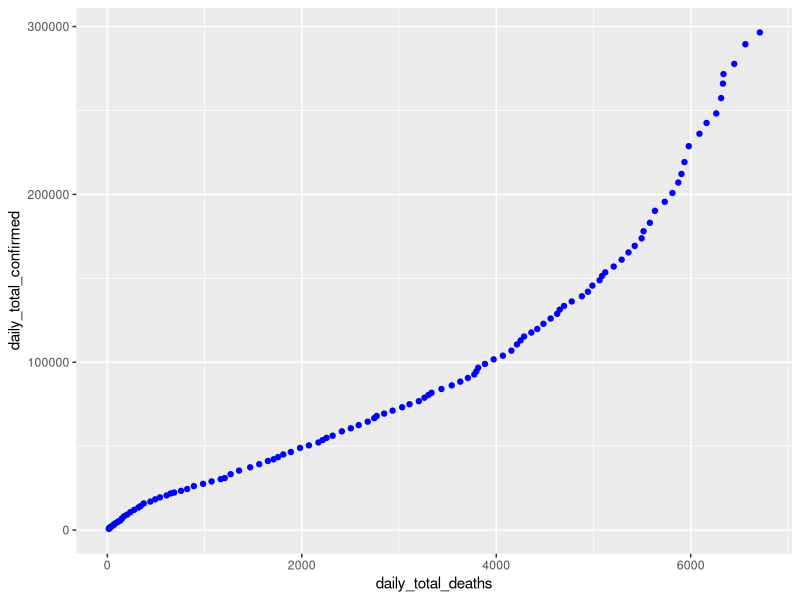
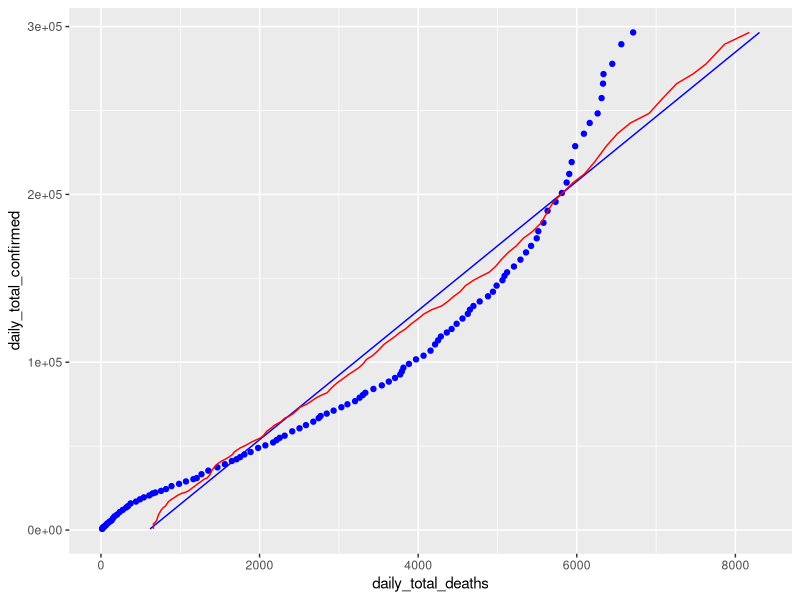
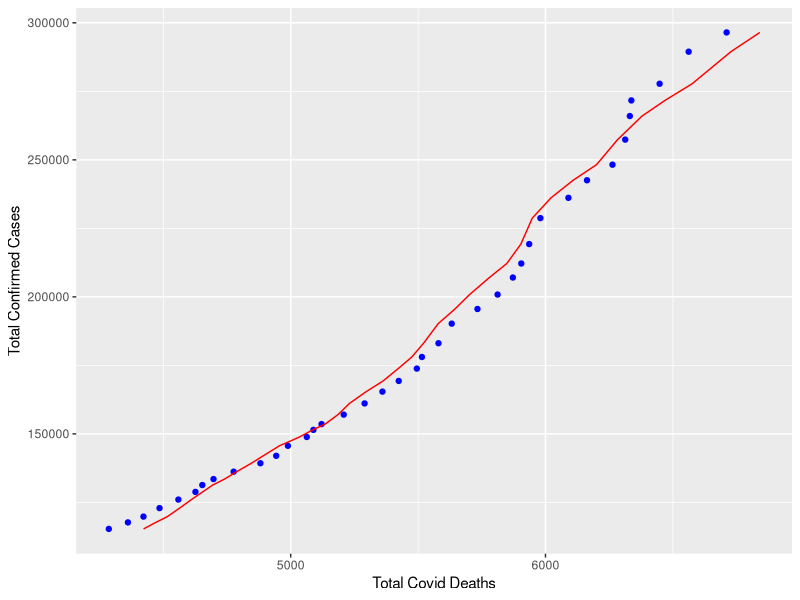
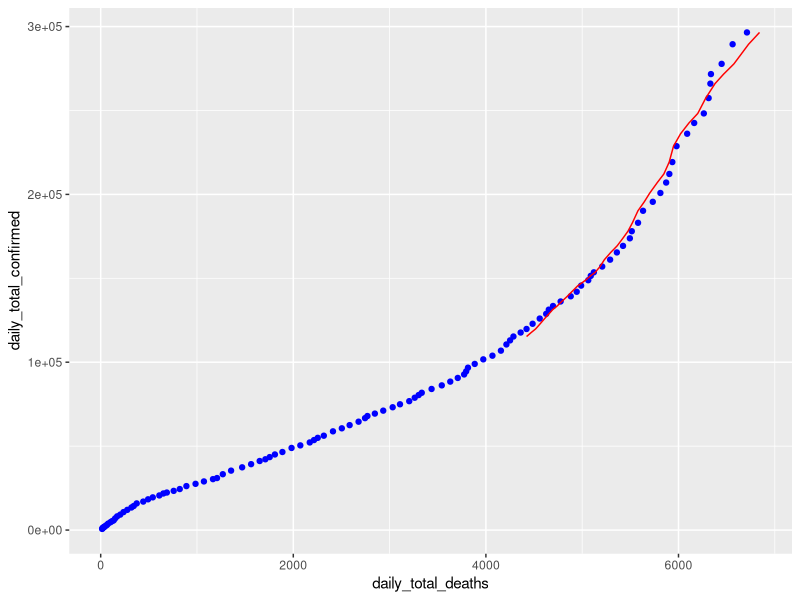
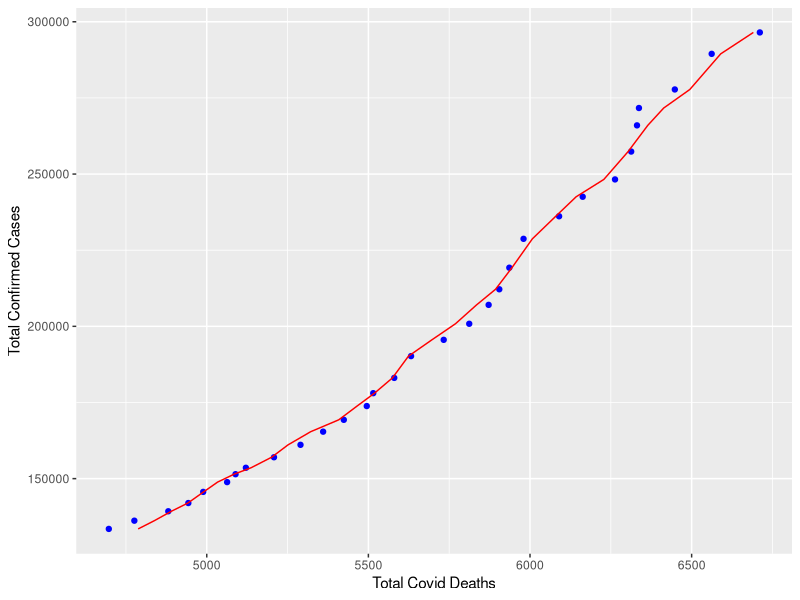

Reproduce these figures in R, in order.
library(ggplot2)

build_offset_columns <- function(input_df,target_col,range_vector){
  
  ### Unlist the Target column to get a vector. Otherwise we spin our wheels in a df
  process_col <- unlist(input_df[target_col])
  
  #### Build a series of columns that offset the values of the target_col by the range vector
  for (offset_count in 1:length(range_vector))
  {
    offset_value <- range_vector[offset_count]
    i <- 0
    offset_col <- sapply(process_col,function(x){
      i <<- i + 1
      ### Return nothing for first 21 days
      if (i <= offset_value) { return(0) }
      return(process_col[i-offset_value])
      
    },simplify="array")
    
    thisColName <- paste("offset_",offset_value,sep="")
    
    input_df <- cbind(input_df,offset_col)
    
    colnames(input_df)[length(colnames(input_df))] <- thisColName
    
    
  }### END each vector elements
  
  return(input_df)  
  
}### END build_minus_column


## Set the working directory to the root of your DSC 520 directory
setwd("C:\\Users\\newcomb\\DSCProjects\\DSC\\covid")
#setwd("L:\\stonk\\projects\\DSC\\DSC\\covid")

### Read CSV 

#ca_hospital_df <- read.csv("final_CA_Hospital.csv")
ca_covid_df <- read.csv("final_CA_Confirmed.csv")
#ca_population_df <- read.csv("final_CA_county_population.csv")
#ca_demo_df <- read.csv("Final_CA_Race_Demographic.csv")

### strip first column which duplicates row Index.It's a write.CSV thing
#ca_hospital_df   <- ca_hospital_df[,2:length(ca_hospital_df)]
ca_covid_df      <- ca_covid_df[,2:length(ca_covid_df)]
#ca_population_df <- ca_population_df[,2:length(ca_population_df)]
#ca_demo_df       <- ca_hospital_df[,2:length(ca_demo_df)]

#tail(ca_hospital_df)
#tail(ca_covid_df)
#tail(ca_population_df)
#tail(ca_demo_df)

### Split counties into separate groups counties > 2% and less than
#counties_by_size_index <- order(ca_population_df$population,decreasing = TRUE)
#counties_biggest_index <- counties_by_size_index[1:12] 
#counties_smallest_index <-counties_by_size_index[13:length(counties_by_size_index)] 

### Get Names of Biggest counties by population
#counties_biggest_names <- sapply(counties_biggest_index, function(x){
#  return(ca_population_df$county[x])
#},simplify = "array")
#counties_biggest_names

### Get Names of Smallest counties by population
#counties_smallest_names <- sapply(counties_smallest_index, function(x){
#  return(ca_population_df$county[x])
#},simplify = "array")
#counties_smallest_names

## Fit a linear model between confirmed and deaths
covid_base_lm <-  lm(totalcountdeaths ~ totalcountconfirmed, data=ca_covid_df)

## View the summary of your model using `summary()`
summary(covid_base_lm)
sqrt(.9753)

### Raw plot prediction of confirmed vs deaths
## Creating predictions using `predict()`
#covid_base_predict_df <- data.frame(totalcountdeaths = predict(covid_base_lm, newdata=ca_covid_df), totalcountconfirmed=ca_covid_df$totalcountconfirmed)

############################################################
### build statewide Numbers - daily_covid_df
############################################################

#### Crunch the data frame to daily sums
covid_dates <- unique(ca_covid_df$date)

### build statewide confirmed numbers
daily_total_confirmed <- sapply(covid_dates,function(x){
  ### Build data frame for each date
  this_df <- (ca_covid_df [which(ca_covid_df$date == x),])
  ### Sum confirmed for daily total
  return(sum(this_df$totalcountconfirmed) )
},simplify="array")

daily_total_deaths <- sapply(covid_dates,function(x){
  this_df <- (ca_covid_df [which(ca_covid_df$date == x),])
  ### Sum deaths for daily total
  return(sum(this_df$totalcountdeaths) )
},simplify="array")

#### Assign friendly date column name
date <- covid_dates

#### Build summarized totals by date
daily_covid_df <- data.frame(date,daily_total_confirmed,daily_total_deaths)

#############################################################
### Correlation
#############################################################
ggplot(data = daily_covid_df, aes(y = daily_total_confirmed, x = daily_total_deaths)) + geom_point(color='blue') +
  scale_y_continuous(labels = function(x) format(x, scientific = FALSE))

cor(daily_covid_df$daily_total_confirmed,daily_covid_df$daily_total_deaths)


############################################################
### build confirmed offset columns from 1 to 21
############################################################
daily_covid_df
offset_daily_df <- build_offset_columns(daily_covid_df,"daily_total_confirmed",8:30)

### Correlate Daily Total row
### Looking for column with highest correlation value
### Looks like offset_9 
cor(offset_daily_df[2:length(colnames(offset_daily_df))])[2,]


############################################################
############################################################
############################################################
### Modeling:
### Build Linear Models here
############################################################
############################################################
############################################################

### Base Model comparing confirmed and deaths on the same day. There is a lag between the two
### Predicting: Deaths based on confirmed
state_CD_base_lm <-  lm(daily_total_deaths ~ daily_total_confirmed, data=offset_daily_df)


### Created Prediction data frame using the base model
### Build prediction based on Model
### State Confirmed/Deaths - state_CD_base_predict_df
state_CD_base_predict_df <- data.frame(
  daily_total_deaths = predict(state_CD_base_lm, 
                               newdata=offset_daily_df), 
  daily_total_confirmed=offset_daily_df$daily_total_confirmed)

### Analyze Base mode
## View the summary of your model using `summary()`
summary(state_CD_base_lm)
sqrt(.9467) ## R=.9729851

#### Get residuals from prediction
base_residual <- offset_daily_df$daily_total_deaths - state_CD_base_predict_df$daily_total_deaths
### Base Error
base_residual <- sum(base_residual^2)

### Build Model off of offset_9. This offset had the highest correlation value between confirmed and deaths.
state_CD_offset_9_lm <-  lm(daily_total_deaths ~ offset_9, data=offset_daily_df)

### Created Prediction data frame using offset_15
### Build prediction based on Model
state_CD_offset_9_predict_df <- data.frame(
  daily_total_deaths = predict(state_CD_offset_9_lm, 
                               newdata=offset_daily_df), 
  daily_total_confirmed=offset_daily_df$daily_total_confirmed)

### Analyze Offset_9
## View the summary of your model using `summary()`
summary(state_CD_offset_9_lm)
sqrt(.9619) ## R=0.980765

#### Get residuals from prediction - Subtract Death data from death prediction
offset_9_residual <- offset_daily_df$daily_total_deaths - state_CD_offset_9_predict_df$daily_total_deaths
### Base Error
offset_9_residual <- sum(offset_9_residual^2)

offset_9_residual


### Build Model off of offset_15. The given time from infection to death is 21 days. 5 days from infection to symptom.
### Assume quick testing, and 3 days turn around. Which is pretty optimistic but a good starting place
state_CD_offset_15_lm <-  lm(daily_total_deaths ~ offset_15, data=offset_daily_df)

### Created Prediction data frame using offset_15
### Build prediction based on Model
state_CD_offset_15_predict_df <- data.frame(
  daily_total_deaths = predict(state_CD_offset_15_lm, 
                               newdata=offset_daily_df), 
  daily_total_confirmed=offset_daily_df$daily_total_confirmed)


### Analyze Offset_15
## View the summary of your model using `summary()`
summary(state_CD_offset_15_lm)
sqrt(.9564) ## R=0.9779571

#### Get residuals from prediction - Subtract Death data from death prediction
offset_15_residual <- offset_daily_df$daily_total_deaths - state_CD_offset_15_predict_df$daily_total_deaths
### Base Error
offset_15_residual <- sum(offset_15_residual^2)

### TRUE! Less Error than base Model, but visually....not quite aligning
offset_15_residual < base_residual


############################################################
############################################################
############################################################
### plotting:
############################################################
############################################################
############################################################

######################################################################################
#### Verify work with Plot
######################################################################################
## Blue Base plot: Confirmed by deaths over time -
## Red Offset_9
## Black Offset_16
ggplot(data = offset_daily_df, aes(y = daily_total_confirmed, x = daily_total_deaths)) +
  geom_point(color='blue') +
  geom_line(color='blue',data = state_CD_base_predict_df, aes(y=daily_total_confirmed, x=daily_total_deaths)) +
  geom_line(color='red',data = state_CD_offset_9_predict_df, aes(y=daily_total_confirmed, x=daily_total_deaths)) 
  #geom_line(color='black',data = state_CD_offset_15_predict_df, aes(y=daily_total_confirmed, x=daily_total_deaths)) 


######################################################################################
#### Analysis: The model holds pretty well until 4500 deaths. Let's examine that.
#### The Death to confirmed ration shifts significant starting in June.
#### Let's model based on post June Data
######################################################################################

############################################################
############################################################
############################################################
### Modeling: Post June
############################################################
############################################################
############################################################

june_offset_df <- offset_daily_df[76:nrow(offset_daily_df),]

### Base Model comparing confirmed and deaths for Post June data
### Predicting: Deaths based on confirmed
june_CD_base_lm <-  lm(daily_total_deaths ~ daily_total_confirmed, data=june_offset_df)


############################################################################
### Created Prediction data frame using the base model
### Build prediction based on Model
### State Confirmed/Deaths - state_CD_base_predict_df
############################################################################
june_CD_base_predict_df <- data.frame( date=june_offset_df$date,
  daily_total_deaths = predict(june_CD_base_lm, 
                               newdata=june_offset_df), 
  daily_total_confirmed=june_offset_df$daily_total_confirmed)

### Analyze Base mode
## View the summary of your model using `summary()`
summary(june_CD_base_lm)
sqrt(.9623) ## R=.9809689

#### Get residuals from prediction
june_base_residual <- june_offset_df$daily_total_deaths - june_CD_base_predict_df$daily_total_deaths
### Base Error
june_base_residual <- sum(june_base_residual^2)

### Look at offset Correlations for post June
### Offset 13 Has the highest correlation for post June
cor(june_offset_df[2:length(colnames(june_offset_df))])[2,]

############################################################################
### Build Offset 9 Model and Data Set
### Base Model comparing confirmed and deaths for Post June data
### Predicting: Deaths based on confirmed
############################################################################
june_CD_offset_9_lm <-  lm(daily_total_deaths ~ offset_9, data=june_offset_df)

summary(june_CD_offset_9_lm)
sqrt(.9899) ## R=.9949372

june_CD_offset_9_predict_df <- data.frame( date=june_offset_df$date,
  daily_total_deaths = predict(june_CD_offset_9_lm, 
                               newdata=june_offset_df), 
  daily_total_confirmed=june_offset_df$daily_total_confirmed)

#### Get residuals from prediction
june_offset_9_residual <- june_offset_df$daily_total_deaths - june_CD_offset_9_predict_df$daily_total_deaths
### Base Error
june_offset_9_residual <- sum(june_offset_9_residual^2)

############################################################################
### Build Offset 13 Model and Data Set
### Base Model comparing confirmed and deaths for Post June data
### Predicting: Deaths based on confirmed
############################################################################
june_CD_offset_13_lm <-  lm(daily_total_deaths ~ offset_13, data=june_offset_df)

summary(june_CD_offset_13_lm)
sqrt(.9957) ## R=.9978477

june_CD_offset_13_predict_df <- data.frame(date=june_offset_df$date,
  daily_total_deaths = predict(june_CD_offset_13_lm, 
                               newdata=june_offset_df), 
  daily_total_confirmed=june_offset_df$daily_total_confirmed)

#### Get residuals from prediction
june_offset_13_residual <- june_offset_df$daily_total_deaths - june_CD_offset_13_predict_df$daily_total_deaths
### Base Error
june_offset_13_residual <- sum(june_offset_13_residual^2)

############################################################################
### Build Offset 14 Model to test our assumptions that there is more error
############################################################################
june_CD_offset_14_lm <-  lm(daily_total_deaths ~ offset_14, data=june_offset_df)

summary(june_CD_offset_14_lm)
sqrt(.9957) ## R=.9978477

june_CD_offset_14_predict_df <- data.frame(date=june_offset_df$date,
  daily_total_deaths = predict(june_CD_offset_14_lm, 
                               newdata=june_offset_df), 
  daily_total_confirmed=june_offset_df$daily_total_confirmed)

#### Get residuals from prediction
june_offset_14_residual <- june_offset_df$daily_total_deaths - june_CD_offset_14_predict_df$daily_total_deaths
### Base Error
june_offset_14_residual <- sum(june_offset_14_residual^2)


june_base_residual 
june_offset_9_residual
june_offset_13_residual
june_offset_14_residual

############################################################
############################################################
############################################################
### plotting: Post June
############################################################


######################################################################################
#### Verify work with Plot############################################################
############################################################
######################################################################################
## Blue Base plot: Confirmed by deaths over time -
## Red Offset_9
## Black Offset_16
ggplot(data = june_offset_df, aes(y = daily_total_confirmed, x = daily_total_deaths)) + geom_point(color='blue') +
  scale_y_continuous(labels = function(x) format(x, scientific = FALSE)) +
#  geom_line(color='blue'  ,data = june_CD_base_predict_df,      aes(y=daily_total_confirmed, x=daily_total_deaths)) +
  geom_line(color='red'   ,data = june_CD_offset_14_predict_df, aes(y=daily_total_confirmed, x=daily_total_deaths)) +
  xlab("Total Covid Deaths") + ylab("Total Confirmed Cases")


ggplot(data = offset_daily_df, aes(y = daily_total_confirmed, x = daily_total_deaths)) + geom_point(color='blue') +
  geom_line(color='red'   ,data = june_CD_offset_14_predict_df, aes(y=daily_total_confirmed, x=daily_total_deaths)) 

nrow(june_CD_offset_14_predict_df)

### Average Deaths per confirmed from 14 days prior
mean(june_CD_offset_14_predict_df$daily_total_deaths / june_CD_offset_14_predict_df$daily_total_confirmed)

sum(june_offset_df$daily_total_deaths)^2
june_offset_14_residual
## Number of observations
## method: str(heights_df)
n <- nrow(june_offset_df)
## Number of regression parameters
p <- 2
## Corrected Degrees of Freedom for Model (p-1)
dfm <- p-1
## Degrees of Freedom for Error (n-p)
dfe <- n-p
## Corrected Degrees of Freedom Total:   DFT = n - 1
dft <- n-1

## Corrected Sum of Squares for Model
## Calculate Sum of the Squares for the prediction model. Greater the number, the greater the error.
ssm <- sum((mean(june_offset_df$daily_total_deaths) - june_CD_offset_14_predict_df$daily_total_deaths)^2)
ssm
### Sum Squared of the errors.
### The difference between total deaths and predicted deaths
### squared and summed
sse <- june_offset_df$daily_total_deaths - june_CD_offset_14_predict_df$daily_total_deaths
sse <- sse^2
sse <- sum(sse)
sse

## Mean of Squares for Error:   MSE = SSE / DFE
mse <- sse / dfe


build_rolling_offset <- function(input_df,rolling_days){
  
  
  ### Find the best offset covariance over a period of rolling days
  output_vector <- c()  
  output_vector2 <- c()  
  mse_vector <- c()
  
  ### Loop through input data frame
  for (i in 1:nrow(input_df)){
    if (i <= rolling_days) {
      output_vector2 <- append(output_vector2,0) 
      mse_vector <- append(mse_vector,0)
      next
    }
    #output_vector <- append(output_vector,1) 
    ### Get a subset of the input_df i - rolling_days
    #print(input_df[(i- rolling_days):i,])
    #offset_daily_df[76:nrow(offset_daily_df),]
    #print(temp_df)
    #print(cor(input_df[2:length(input_df)]) )
    #covResponse <- cov(input_df[2:length(input_df)])[2,] 
    #corResposnse <- cor(input_df[2:length(input_df) ],method=c("pearson"))[2,]
    #print(covResponse)
    #print(corResposnse)
    
    temp_df <- input_df[(i - rolling_days):i,2:length(input_df)]
    
    least_residual <- -1
    least_offset <- ""
    most_cor <- -1
    most_cor_offset <- ""
    ### Build Residuals for each offset Column
    ### Loop through each offset column

    tempCor <- (cor(temp_df)[2,])
    #print(max(tempCor[3:length(tempCor)]))
    for (q in 3:length(tempCor)){
      #print(tempCor[q])
      if (most_cor == -1 ){ 
        most_cor <- tempCor[q] 
        most_cor_offset <- colnames(temp_df)[q]
        next
      }
      if (tempCor[q] > most_cor){
        most_cor <- tempCor[q] 
        most_cor_offset <- colnames(temp_df)[q]
      }
      
    }
    #print("Most_cor")
    #print(most_cor)
    #print("Most_cor_offset")
    #print(most_cor_offset)
    #print(temp_df[most_cor_offset])
    
    ## Build a linear model prediction based on suggested offset.
    ## calculate the error of the prediction
    
    temp_lm <-  lm(daily_total_deaths ~ offset_14, data=temp_df)
    
    #print(summary(temp_lm))
    
    temp_predict_df <- data.frame( 
                      daily_total_deaths = predict(temp_lm, newdata=temp_df), 
                      daily_total_confirmed=temp_df[most_cor_offset])
    
    #### Get residuals from prediction
    temp_residual <- temp_df$daily_total_deaths - temp_predict_df$daily_total_deaths
    
    ### Base Error
    temp_residual <- sum(temp_residual^2)
    
    
    sse <- temp_df$daily_total_deaths - temp_predict_df$daily_total_deaths
    sse <- sse^2
    sse <- sum(sse)
    sse
    
    
    ## Degrees of Freedom for Error (n-p)
    dfe <- rolling_days-2
    
    #print(sse/dfe)
    
    
    ## Mean of Squares for Error:   MSE = SSE / DFE
    mse <- sse / dfe
    
    #print(temp_residual)
    #print(actual_values)
    
    #print(temp_residual / dfe)
    #daily_total_deaths
    
    
    output_vector2 <- append(output_vector2,most_cor_offset) 
    mse_vector <- append(mse_vector,mse)
    
    
    
    }### END Each data frame row
  
  

  min_mse <- min(mse_vector[(mse_vector > 0)])
  
  offset_error <- c()
  
  for (i in 1:length(mse_vector)) {
    if (mse_vector[i] == 0 ){
      offset_error <- append(offset_error,0)
      next
    }
    offset_error <- append(offset_error,min_mse/mse_vector[i])
    
  }
  
  return(data.frame(date = input_df$date,mse=mse_vector,error=offset_error,offset=output_vector2))
  #eval(parse(text=command))
  
  
}### END build rolling offset
offset_df <- build_rolling_offset(offset_daily_df,30)
offset_df
min_mse <- min(offset_df[offset_df$mse > 0,]$mse)

error_offset <- vapply(offset_df$mse,function(x){
  if (x == 0) {return(x)}
  return(mse/x)
},numeric(1))

### Build model for last 30 days
last_offset <- offset_df$offset[nrow(offset_df)]

rowCount <- nrow(offset_daily_df)
startIndex <- rowCount - 30

### get last 30 days of 
temp_df <- offset_daily_df[startIndex:rowCount,]
temp_df
last_month_df <- data.frame( date = temp_df$date,  
                             daily_total_confirmed = temp_df$daily_total_confirmed,
                             daily_total_deaths = temp_df$daily_total_deaths,
                             "offset" = temp_df[last_offset])

colnames(last_month_df) <- c("date","daily_total_confirmed","daily_total_deaths","offset")

tail(last_month_df)

last_month_lm <-  lm(daily_total_deaths ~ offset, data=last_month_df)


summary(last_month_lm)
sqrt(.9899) ## R=.9949372

last_month_predict_df <- data.frame( 
                                      date=last_month_df$date,
                                     actual_deaths=last_month_df$daily_total_deaths,
                                     daily_total_deaths = predict(last_month_lm, newdata=last_month_df), 
                                     daily_total_confirmed=last_month_df$daily_total_confirmed           
                                    )

ggplot(data = last_month_df, aes(y = daily_total_confirmed, x = daily_total_deaths)) + geom_point(color='blue') +
  scale_y_continuous(labels = function(x) format(x, scientific = FALSE)) +
  #  geom_line(color='blue'  ,data = june_CD_base_predict_df,      aes(y=daily_total_confirmed, x=daily_total_deaths)) +
  geom_line(color='red'   ,data = last_month_predict_df, aes(y=daily_total_confirmed, x=daily_total_deaths)) +
  xlab("Total Covid Deaths") + ylab("Total Confirmed Cases")


last_month_predict_df

last_month_predict_df

absolute_error <- abs(last_month_predict_df$actual_deaths - last_month_predict_df$daily_total_deaths)

min(absolute_error / last_month_predict_df$actual_deaths)
max(absolute_error / last_month_predict_df$actual_deaths)
mean(absolute_error / last_month_predict_df$actual_deaths)

mean(absolute_error)
max(absolute_error)
min(absolute_error)
median(sort(absolute_error))

fatality_vector <- last_month_predict_df$daily_total_deaths / last_month_predict_df$daily_total_confirmed

median(fatality_vector)
min(fatality_vector)
maxError <- max(fatality_vector)
mean(fatality_vector)

last_month_predict_df

277774 * mean(fatality_vector)
last_month_predict_df$daily_total_confirmed * mean(fatality_vector)
mean(fatality_vector)

mean(last_month_predict_df$daily_total_deaths  / last_month_predict_df$daily_total_confirmed)
min(last_month_predict_df$daily_total_deaths  / last_month_predict_df$daily_total_confirmed)
max(last_month_predict_df$daily_total_deaths  / last_month_predict_df$daily_total_confirmed)

last_month_predict_df$daily_total_confirmed * (max(last_month_predict_df$daily_total_deaths  / last_month_predict_df$daily_total_confirmed))
simple_estimate_deaths <- last_month_predict_df$daily_total_confirmed * (min(last_month_predict_df$daily_total_deaths  / last_month_predict_df$daily_total_confirmed))

last_month_predict_df$actual_deaths -simple_estimate_deaths
